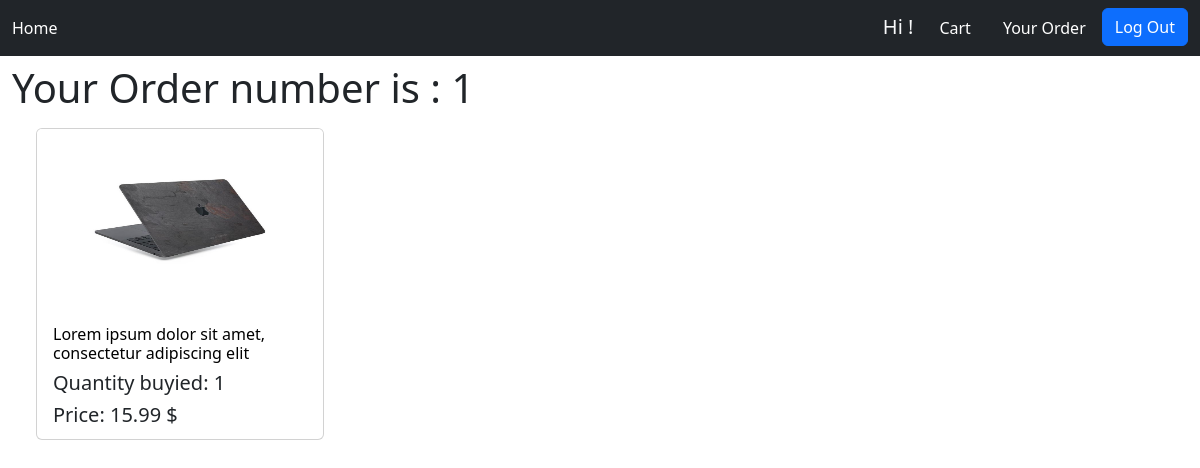
The app's page /order/detailOrder/1 (signed in) with its own data.
### order/models.py (models this page shows)
class OrderItem(models.Model):
    item=models.ForeignKey(Item,on_delete=models.CASCADE,null=True)
    order=models.ForeignKey(Order,on_delete=models.CASCADE,null=True)
    quantity=models.CharField(max_length=200,blank=True,default=0)

class Order(models.Model):
    date=models.DateField(default=datetime.date.today())
    phoneNumber=models.CharField(max_length=200, db_index=True, blank=True)
    addressOrder=models.CharField(max_length=200, db_index=True, blank=True)
    userOrder=models.ForeignKey(User,on_delete=models.CASCADE,null=True)
    noteOrder=models.CharField(max_length=200, db_index=True, blank=True)
    totpay=models.FloatField(db_index=True, blank=True,default=0)

### shopOnline/models.py (models this page shows)
class Item(models.Model):
    name = models.CharField(max_length=1200, db_index=True)
    image = models.ImageField(null=True, upload_to='images/', blank=True)
    price = models.FloatField(default=0)
    available = models.BooleanField(default=True)
    description = models.CharField(default="csdc", max_length=10000, db_index=True)
    categories=models.ForeignKey(Categories,on_delete=models.CASCADE,default=None)

### order/views.py (the view)
# urls.py: path('detailOrder/<int:pk>',login_required(orderList.as_view()),name='item_order'),
class orderList(ListView):
    context_object_name = "list_itemsOrder"
    template_name = "detailOrder.html"
    def get_queryset(self, *args, **kwargs):
        pk_list=self.kwargs
        itemList=OrderItem.objects.filter(order=pk_list['pk'])
        print(itemList)
        return itemList

### cart/context_processor.py (called while the page is built)
def cart(request):
    return {'cart':Cart(request)}

### order/templates/detailOrder.html
{% extends 'base.html'%} }
{% load static %}
{% block content %}
{% for b in list_itemsOrder|slice:":1" %}
    <h1> Your Order number is : {{ b.order.pk }}</h1>
{% endfor %}
 {% for a in list_itemsOrder %}
        <div class="card mt-2 ms-4" style="width: 18rem; display: inline-flex;height: 26vw">
         <a href="{% url 'detail_item' a.item.pk%}">
            <img  src={{ MEDIA_URL }}{{ a.item.image }} class="card-img-top" style="height: 15vw" > </a>
  <div class="card-body" style="text-align: left">
      <a href="{% url 'detail_item' a.item.pk%}" class="link-offset-2 link-underline link-underline-opacity-0" style="text-decoration: none;color: black;}"> <h6 class="card-title" style=":hover {color: blue}:visited {color: cornflowerblue}" >{{ a.item.name }}</h6> </a>
      <h5>Quantity buyied: {{ a.quantity }}</h5>
      <h5 style="left: 0">Price: {{ a.item.price }} $</h5>
  </div>
    </div>
     {% endfor %}
{% endblock %}

### records on screen
OrderItem: order.pk "1", item.image (picture), item.name "Lorem ipsum dolor sit amet, consectetur adipiscing elit", quantity "1", item.price "15.99"
